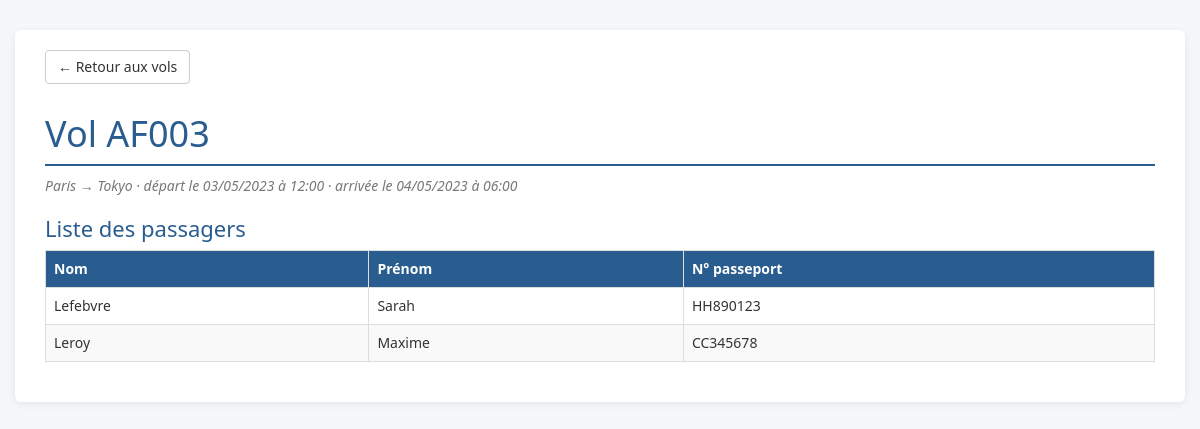
Page /presentation/detailVol.php?id=3 on the committed database.
### tables this page shows
CREATE TABLE Vols (
    id INT AUTO_INCREMENT PRIMARY KEY,
    numero_vol VARCHAR(10) UNIQUE NOT NULL,
    origine VARCHAR(100) NOT NULL,
    destination VARCHAR(100) NOT NULL,
    date_depart DATETIME NOT NULL,
    date_arrivee DATETIME NOT NULL
);

CREATE TABLE Passagers (
    id INT AUTO_INCREMENT PRIMARY KEY,
    nom VARCHAR(50) NOT NULL,
    prenom VARCHAR(50) NOT NULL,
    numero_passport VARCHAR(20) UNIQUE NOT NULL,
	    vol_id INT NOT NULL,
    FOREIGN KEY (vol_id) REFERENCES Vols(id)

);

### persistance/DialogueBD.php (called while the page is built, shortened)
<?php
class DialogueBD
{
    private function getTout($sql, $params = array())
    {
        try {
            $conn = Connexion::getConnexion();
            $sth = $conn->prepare($sql);
            $sth->execute($params);
            return $sth->fetchAll(PDO::FETCH_ASSOC);
        } catch (PDOException $e) {
            $erreur = $e->getMessage();
            return array();
        }
    }
    private function getUn($sql, $params = array())
    {
        try {
            $conn = Connexion::getConnexion();
            $sth = $conn->prepare($sql);
            $sth->execute($params);
            return $sth->fetchObject();
        } catch (PDOException $e) {
            $erreur = $e->getMessage();
            return false;
        }
    }
    public function getUnVol($idVol)
    {
        return $this->getUn("SELECT * FROM vols WHERE id=?", array($idVol));
    }
    public function getPassagersVol($idVol)
    {
        return $this->getTout("SELECT * FROM passagers WHERE vol_id=? ORDER BY nom, prenom", array($idVol));
    }
}

### presentation/detailVol.php (the view, shortened to what this page needs)
<?php
require_once '../persistance/DialogueBD.php';
try {
    $id = isset($_GET['id']) ? (int)$_GET['id'] : 0;
    $undlg = new DialogueBD();
    $vol = $undlg->getUnVol($id);
    $passagers = $undlg->getPassagersVol($id);
} catch (Exception $e) {
    $erreur = $e->getMessage();
}
?>
<!DOCTYPE html>
<html>
<head>
    <link href="../bootstrap/css/bootstrap.min.css" rel="stylesheet" media="screen">
    <link rel="stylesheet" href="../design.css"/>
</head>
<body>
<div class="container">
<a href="tableauVols.php" class="btn btn-default retour">&larr; Retour aux vols</a>
<?php
if (isset($erreur)) {
    echo "<div class='alert alert-danger'>Erreur : $erreur</div>";
} else {
?>
<h1>Vol <?php echo htmlspecialchars($vol->numero_vol); ?></h1>
<p class="infos">
    <?php echo htmlspecialchars($vol->origine); ?> &rarr; <?php echo htmlspecialchars($vol->destination); ?> &middot;
    départ le <?php echo date('d/m/Y à H:i', strtotime($vol->date_depart)); ?> &middot;
    arrivée le <?php echo date('d/m/Y à H:i', strtotime($vol->date_arrivee)); ?>
</p>
<h2>Liste des passagers</h2>
<div class="table-responsive">
<table class="table table-bordered table-striped">
    <tr><th>Nom</th><th>Prénom</th><th>N° passeport</th></tr>
    <?php
    foreach ($passagers as $ligne) {
        $nom = htmlspecialchars($ligne['nom']);
        $prenom = htmlspecialchars($ligne['prenom']);
        $passeport = htmlspecialchars($ligne['numero_passport']);
        echo "<tr><td>$nom</td><td>$prenom</td><td>$passeport</td></tr>";
    }
    ?>
</table>
</div>
<?php } ?>
</div>
</body>
</html>

### design.css (style rules this page uses)
body { font-family: "Lucida Sans", "Segoe UI", sans-serif; background-color: #f5f7fa; color: #333; }
.container { background-color: #fff; margin-top: 30px; margin-bottom: 30px; padding: 20px 30px; border-radius: 6px; box-shadow: 0 2px 8px rgba(0, 0, 0, 0.08); }
h1 { color: #2a5d8f; border-bottom: 2px solid #2a5d8f; padding-bottom: 10px; }
h2 { color: #2a5d8f; font-size: 22px; }
th { background-color: #2a5d8f; color: #fff; }
.infos { color: #777; font-style: italic; }
.retour { margin-bottom: 10px; }

### rows in the picture
vols: numero_vol "AF003", origine "Paris", destination "Tokyo", date_depart "03/05/2023 à 12:00", date_arrivee "04/05/2023 à 06:00"
passagers: nom "Lefebvre", prenom "Sarah", numero_passport "HH890123"
passagers: nom "Leroy", prenom "Maxime", numero_passport "CC345678"
